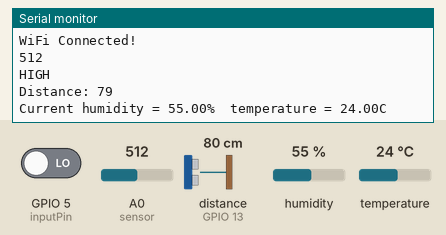
Bench run of a sketch on a simulated ESP8266 (NodeMCU). Parts: the last lines printed to the serial monitor. Wiring (inferred from the names in the program): ultrasonic range finder: trigger GPIO 15; echo GPIO 13. Inputs (shaded band) come from the test bench; at power-on: A0 (sensor) = 512, GPIO 5 (inputPin) LOW, distance to the obstacle (sensor on GPIO 13) 80 cm, humidity 55 %, temperature 24 °C. The echo pulse lasts 58.3 µs per cm; WiFi joins after 1.5 s; servers stay silent unless stated.

Above: at 3.0 s.
3.1 s: A0 (sensor) set to 306
At 4.2 s:
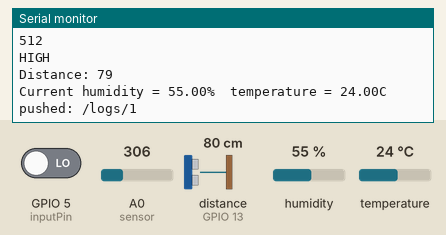
6.0 s: GPIO 5 (inputPin) driven HIGH
9.1 s: GPIO 5 (inputPin) driven LOW
12.0 s: distance to the obstacle (sensor on GPIO 13) set to 2 cm
At 13.36 s:
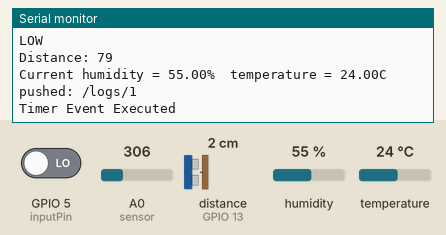
13.5 s: humidity set to 22 %
At 13.52 s:
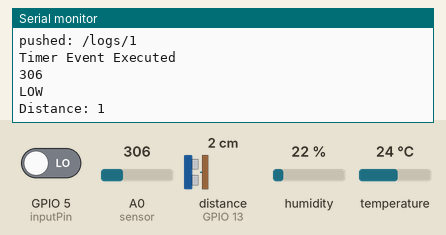
15.0 s: temperature set to 12 °C
At 16.7 s:
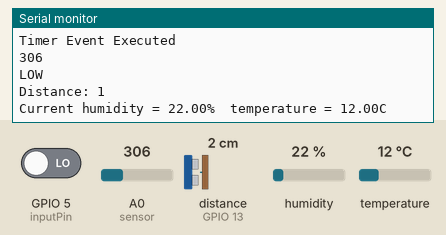

The sketch:

combined_3.ino
```cpp
#include <BlynkSimpleEsp8266.h>
#include <FirebaseArduino.h>
#include "DHT.h"
#include  <ESP8266WiFi.h>
#define BLYNK_PRINT Serial
char ssid[] = "TP-LINK_3880";
char pass[] = "sid123456";
char auth[] = "d1c6834bcb7241c990c50e85127c0a24";
//DHT
#define DHTPIN 0    // Data Pin of DHT 11 , for NodeMCU D5 GPIO no. is 14

#define DHTTYPE DHT11   // DHT 11
DHT dht(DHTPIN, DHTTYPE);
//range
const int trigPin = 15;
const int echoPin = 13;
//air
int th=500;
int air = 14;
int water = 12;
// defines variables
long duration;
int distance;
float t, h;
int inputPin = 5;               // choose the input pin (for PIR sensor)
int pirState = LOW;             // we start, assuming no motion detected
int val = 0;                    // variable for reading the pin status
BlynkTimer timer;


#define FIREBASE_HOST "aquaponics-7796.firebaseio.com"
#define FIREBASE_AUTH "b8IeSWlnOeg1XiUjCxE0gpWMP3uRcnyLosyXDRzH"
#define WIFI_SSID "TP-LINK_3880"
#define WIFI_PASSWORD "sid123456"
int sensor;
int n = 0;
String pirsensor;
void myTimerEvent(){

  Blynk.virtualWrite(V0,distance);
   Blynk.virtualWrite(V4,sensor);
 // Blynk.virtualWrite(V1,pirsensor);
  Blynk.virtualWrite(V3,h);
  Blynk.virtualWrite(V2,t);
  Serial.println("Timer Event Executed");
  }

BLYNK_READ(V1) {
  Blynk.virtualWrite(V1, pirsensor);
}

BLYNK_READ(V5) {
  Blynk.virtualWrite(V5, millis());
}
void setup(){
  Serial.begin(9600);     // Communication started with 9600 baud
  //Serial.println ("WiFi Connected!");
pinMode(trigPin, OUTPUT); // Sets the trigPin as an Output
pinMode(echoPin, INPUT); // Sets the echoPin as an Input
pinMode(air, OUTPUT);
pinMode(water, OUTPUT);

Blynk.begin(auth,ssid,pass);
  Firebase.begin(FIREBASE_HOST,FIREBASE_AUTH);
 pinMode(inputPin, INPUT);     // declare sensor as input
  //Serial.begin(9600);
   WiFi.begin (WIFI_SSID, WIFI_PASSWORD);
   while (WiFi.status() != WL_CONNECTED) {
    delay(500);
    Serial.print(".");

  }
  dht.begin();
  Serial.println ("");
  Serial.println ("WiFi Connected!");
  //Firebase.begin(FIREBASE_HOST,FIREBASE_AUTH);
   timer.setInterval(1000L,myTimerEvent);
}
void loop(){//water_sensor
  digitalWrite(water,HIGH);
 sensor=analogRead(A0); // Incoming analog signal read and appointed sensor
 digitalWrite(water,LOW);
//Serial.println(sensor);   //Wrote serial port
Firebase.setFloat ("Sensor",sensor);
//pir_sensor
val = digitalRead(inputPin);  // read input value
  if (val == HIGH) {            // check if the input is HIGH
    //digitalWrite(ledPin, HIGH);  // turn LED ON
    if (pirState == LOW) {
      // we have just turned on
      Firebase.setString("message", "Motion Started");
      pirsensor = "Motion Started";
      // We only want to print on the output change, not state
      pirState = HIGH;
      Serial.print("BC");
    }
  } else {
    //digitalWrite(ledPin, LOW); // turn LED OFF
    if (pirState == HIGH){
      // we have just turned of
      Firebase.setString("message", "Motion Ended");
      pirsensor = "Motion Ended";
      // We only want to print on the output change, not state
      pirState = LOW;
      Serial.print("MC");
    }
  }
  //air_sensor
  digitalWrite(air,HIGH);
  Serial.println(analogRead(A0));
if(analogRead(A0)>th)
{
//digitalWrite(output,HIGH);
Serial.println("HIGH");
}
else
{
//digitalWrite(output,LOW);
Serial.println("LOW");
}
digitalWrite(air,LOW);
//delay(500);

  //range_sensor
// Clears the trigPin
digitalWrite(trigPin, LOW);
delayMicroseconds(2);
// Sets the trigPin on HIGH state for 10 micro seconds
digitalWrite(trigPin, HIGH);
delayMicroseconds(10);
digitalWrite(trigPin, LOW);
// Reads the echoPin, returns the sound wave travel time in microseconds
duration = pulseIn(echoPin, HIGH);
// Calculating the distance
distance= duration*0.034/2;
// Prints the distance on the Serial Monitor
Serial.print("Distance: ");
Serial.println(distance);
Firebase.setFloat ("Distance",distance);

//delay(200);}
 h = dht.readHumidity();

   t = dht.readTemperature();  // Reading temperature as Celsius (the default)
  Serial.print("Current humidity = ");
    Serial.print(h);
    Serial.print("%  ");
    Serial.print("temperature = ");
    Serial.print(t);
    Serial.println("C  ");
  Firebase.setFloat ("Temp",t);
  Firebase.setFloat ("Humidity",h);

  //delay(200);
delay(1000);
// append a new value to /logs
  String name = Firebase.pushInt("logs", n++);
  // handle error
  if (Firebase.failed()) {
      Serial.print("pushing /logs failed:");
      Serial.println(Firebase.error());
      return;
  }

  Serial.print("pushed: /logs/");
  Serial.println(name);
  delay(1000);
  Blynk.run();
  timer.run();
}
```

Measured:
- after the input at 15.0 s, the serial monitor: prints a new line after 1.3 s (image 4)
